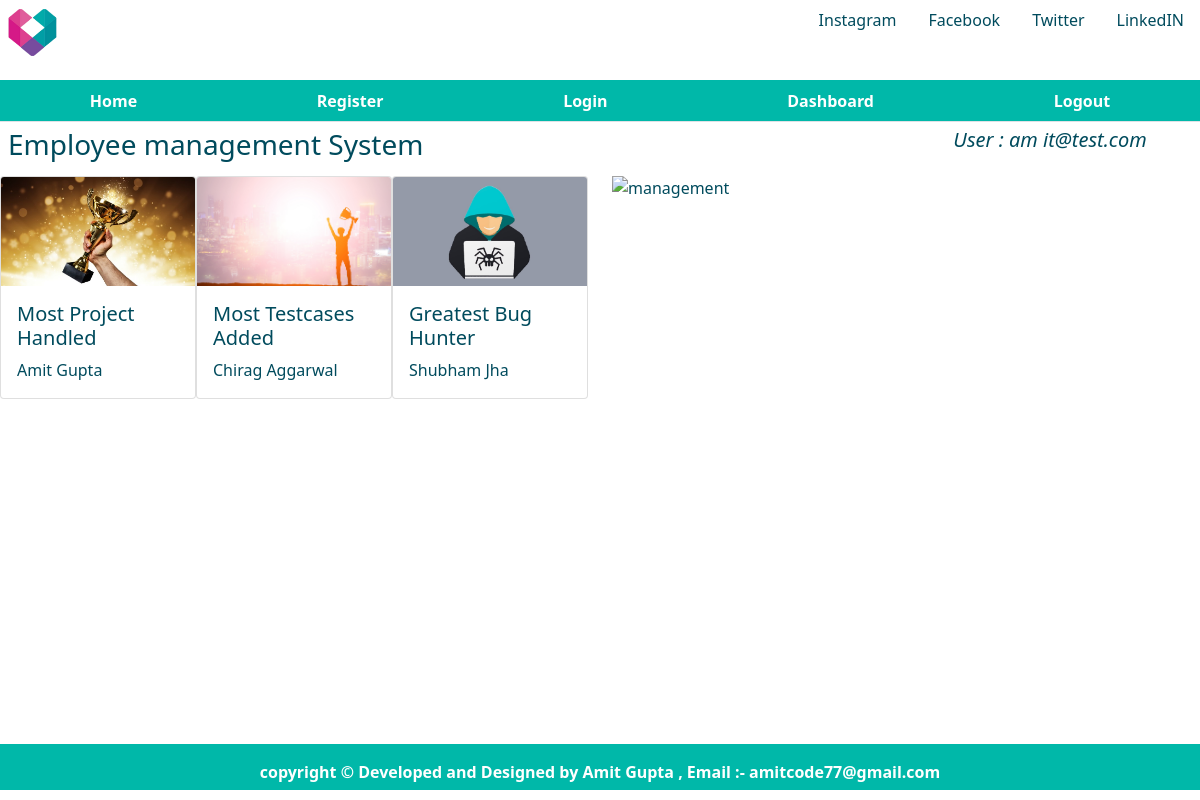
The page / (signed in) on the database its author committed.
### database.py (models this page shows, shortened)
class Users(db.Model):
    id = db.Column(db.Integer, primary_key=True, autoincrement=True)
    name = db.Column(db.String(50), unique=False, nullable=False)
    password = db.Column(db.String(20), unique=False, nullable=False)
    admin = db.Column(db.Boolean, unique=False)

class Employee(db.Model):
    empid = db.Column(db.Integer, primary_key=True, autoincrement=True)
    name = db.Column(db.String(50), unique=False, nullable=False)
    email = db.Column(db.String(20), unique=False, nullable=False)
    phone = db.Column(db.Integer, unique=False, nullable=False)
    address = db.Column(db.String(100), unique=False, nullable=False)
    joining_date = db.Column(db.Date, unique=False, nullable=False)
    total_projects = db.Column(db.Integer, unique=False, nullable=False)
    total_test_case = db.Column(db.Integer, unique=False, nullable=False)
    total_defect_found = db.Column(db.Integer, unique=False, nullable=False)
    total_defects_pending = db.Column(db.Integer, unique=False, nullable=False)

### app.py (the view)
@app.route('/')
def index():
    user = get_current_user()
    max_projects = Employee.query.order_by(Employee.total_projects.desc()).first()
    max_testcase = Employee.query.order_by(Employee.total_test_case.desc()).first()
    max_bughunter = Employee.query.order_by(Employee.total_defect_found.desc()).first()
    return render_template('index.html', user=user, max_projects=max_projects, max_testcase=max_testcase,
                           max_bughunter=max_bughunter)

### app.py (called while the page is built)
@app.teardown_appcontext
def close_database(error):
    if hasattr(g, 'employeeapplication'):
        g.employeeapplication.close()

def get_current_user():
    user = None
    if 'user' in session:
        user = session['user']
        user_cur = Users.query.filter_by(name=user)
        user = user_cur.first()
    return user

### templates/index.html
{% extends 'layout.html' %}
{% block css %}
<link rel="stylesheet" href="{{ url_for('static',filename='home.css') }}" type="text/css">
{% endblock %}
{% block body %}
<div class="child child4">
  <h3 class="m-2">Employee management System</h3>
</div>
<div class="child child5" style="color:rgb(0, 75, 93);">
  {% if user %}
  <h5 class="m-2"><i>User : {{ user['name'] }} </i></h5>
  {% endif %}
</div>
<div class="child child6">
  <div class="centercontent">
    <div class="row">
      <div class="col-md-6 mb-4 mb-md-0">
        <div class="col d-flex justify-content-center" >
          {% if user %}
          {% if max_projects %}
          <div class="card" style="width: 18rem;">
            <img class="card-img-top" src="{{url_for('static',filename='trophy1.jpg')}}" alt="Card image cap">
            <div class="card-body">
              <h5 class="card-title">Most Project Handled</h5>
              <p class="card-text">{{ max_projects['name'] }}</p>
            </div>
          </div>
          {% endif %}
          {% if max_testcase %}
          <div class="card" style="width: 18rem;">
            <img class="card-img-top" src="{{url_for('static',filename='mosttestcase.jpg')}}" alt="Card image cap">
            <div class="card-body">
              <h5 class="card-title">Most Testcases Added</h5>
              <p class="card-text">{{ max_testcase['name'] }}</p>
            </div>
          </div>
          {% endif %}
          {% if max_bughunter %}
          <div class="card" style="width: 18rem;">
            <img class="card-img-top" src="{{url_for('static',filename='bughunter.jpg')}}" alt="Card image cap">
            <div class="card-body">
              <h5 class="card-title">Greatest Bug Hunter</h5>
              <p class="card-text">{{ max_bughunter.name }} </p>
            </div>
          </div>
          {% endif %}
          {% endif %}
        </div>
      </div>
      <div class="col-md-6 d-flex align-items-center">
        <img src="{{url_for('static',filename='management.gif')}}" alt="management" class="img-fluid" height="500"
          width="500">
      </div>
    </div>
  </div>
</div>
{% endblock %}

### static/home.css (style rules this page uses)
html, body { height: 100%; background-color: white; color: rgb(0, 75, 93); }
.child { margin-bottom: 10px; }
.child4 { grid-column: 1/3; grid-row: 3/4; }
.child5 { grid-column: 4/5; grid-row: 3/4; text-align: center; }
.child6 { grid-column: 1/-1; grid-row: 4/5; }
.centercontent { width: 100%; height: 100%; position: relative; }

### rows shown on the page
Users: name "am it@test.com"
Employee: name "Amit Gupta"
Employee: name "Chirag Aggarwal"
Employee: name "Shubham Jha"
